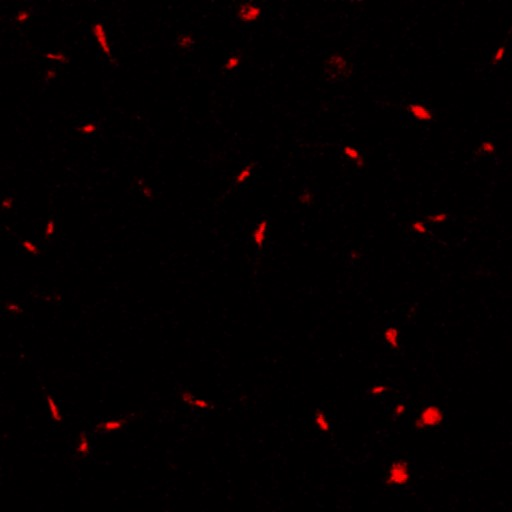
#> input picture SEGMENTATION/IMAGENES/sample.jpg, 512 x 512 px
$ python -i gray_detection.py   (imports and definitions only)   (older library calls are emulated)
#> lines starting #> are read from the running program, lines starting #| are printed output that depends on the picture
#> further down, picture is the input picture: shape (512, 512, 3); mean B, G, R 0.4, 0.2, 4.2
import cv2
import numpy as np
from skimage.measure import label
import pandas as pd


def gray_to_binary(img_in):
    greyscale = cv2.cvtColor(img_in, cv2.COLOR_BGR2GRAY)  # Convertir a grises
    # Aplicar LoG
    gaussian_blur = cv2.GaussianBlur(greyscale, (3, 3), 1.6)
    laplacian = cv2.Laplacian(gaussian_blur, cv2.CV_64F)
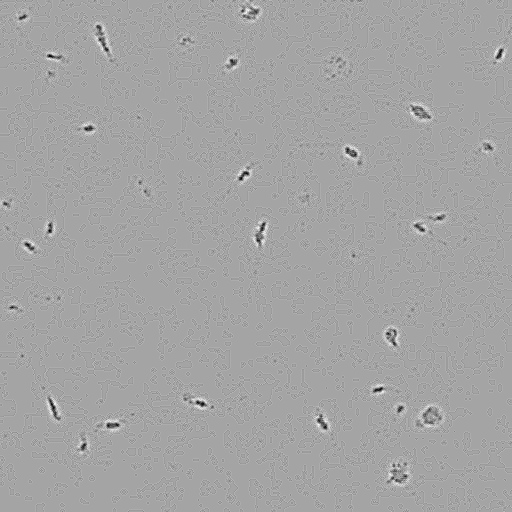
#> laplacian: shape (512, 512) float64; min -20, max 11, mean -0.000187; drawn with min black and max white

    positive_laplacian = np.abs(np.min(laplacian)) + laplacian  # Pasar a valores positivos
    img_inv_uint8 = np.array(positive_laplacian, dtype=np.uint8)  # Pasar a uint8
    _, otsu = cv2.threshold(img_inv_uint8, 0, np.max(img_inv_uint8),
                            cv2.THRESH_BINARY + cv2.THRESH_OTSU)  # aplicar otsu
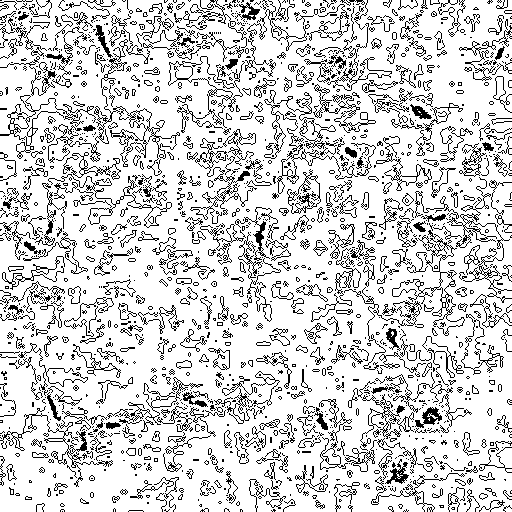
#> otsu: shape (512, 512); values 0 (black) and 31 (white), 82.2% white; black in thin lines or dots
    img_out = np.where(otsu == np.max(img_inv_uint8), 0, 1)  # binarizar img
#> img_out: shape (512, 512) int64; values 0 (black) and 1 (white), 17.8% white in thin lines or dots
    return img_out


def binary_detection(img):
    labeled_img, total_particles = label(img, connectivity=2, return_num=True)  # etiquetar particulas
    particles = pd.DataFrame(index=range(total_particles), columns=['id', 'x', 'y', 'total_pixels'])  # crear dataframe

    for p in range(1, total_particles + 1):  # rellenar dataframe
        particles.loc[p - 1, ['id']] = p
        coords_p = np.argwhere(labeled_img == p)
        particles.loc[p - 1, ['x']] = np.mean(coords_p[:, 0])
        particles.loc[p - 1, ['y']] = np.mean(coords_p[:, 1])
        particles.loc[p - 1, ['total_pixels']] = coords_p.shape[0]
    return particles


def gray_evaluation(video_in):
    df_out = pd.DataFrame(columns=['x', 'y', 'frame', 'total_pixels'])  # crear dataframe de salida
    for nro_frame in range(0, len(video_in)):
        img_in = video_in[nro_frame]  # extraer imagen del video
        binary = gray_to_binary(img_in)  # convertir la imagen a binaria
        df_particles = binary_detection(binary)  # obtener dataframe con la ubicacion de cada particula

        for index, row in df_particles.iterrows():
            df_out = df_out.append({'x': row['x'], 'y': row['y'], 'frame': nro_frame,
                                   'total_pixels': row['total_pixels']}, ignore_index=True) # rellenar dataframe
    return df_out


# [12 lines not run here, left out]

>>> import cv2
>>> picture = cv2.imread('../../../SEGMENTATION/IMAGENES/sample.jpg')
>>> result = gray_to_binary(picture)
